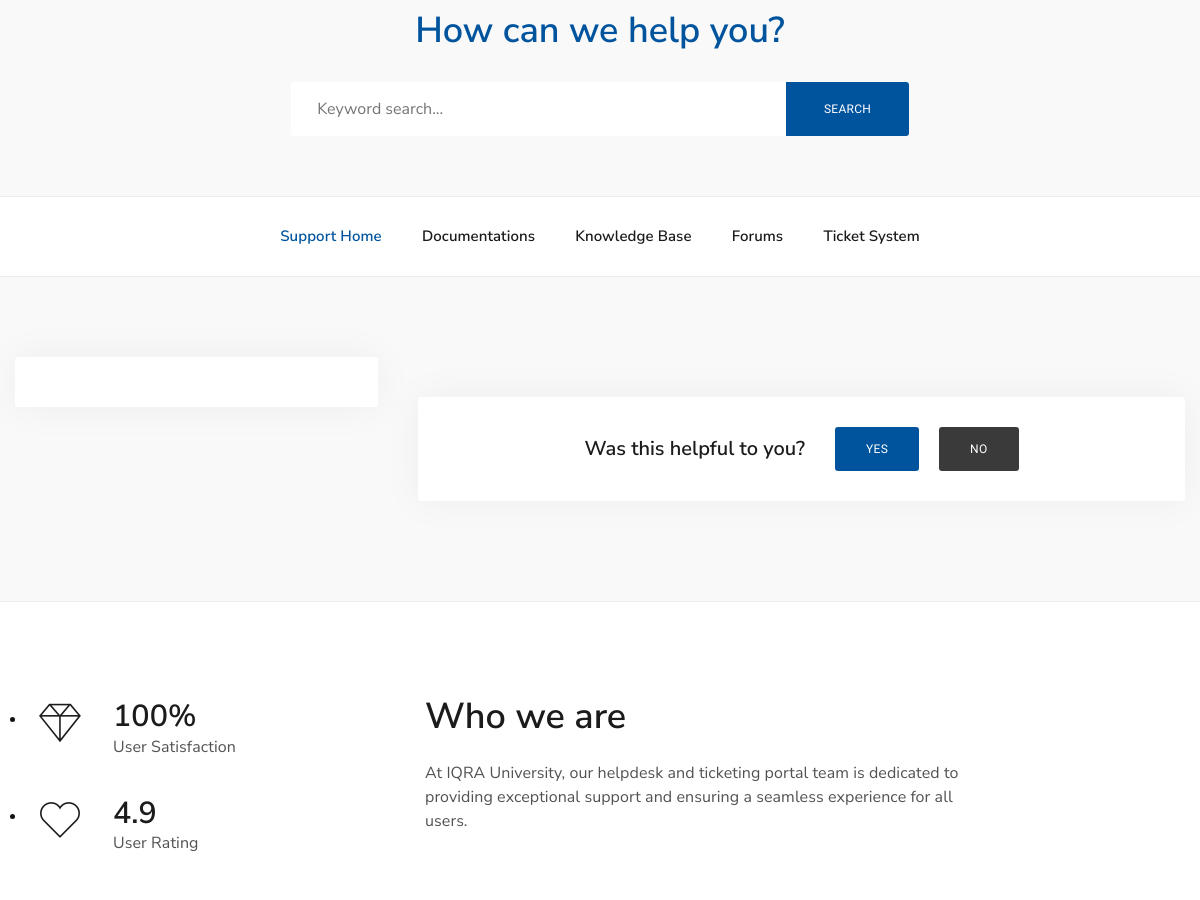
The page /documentations-details.php (middle part) on the database as committed earlier.
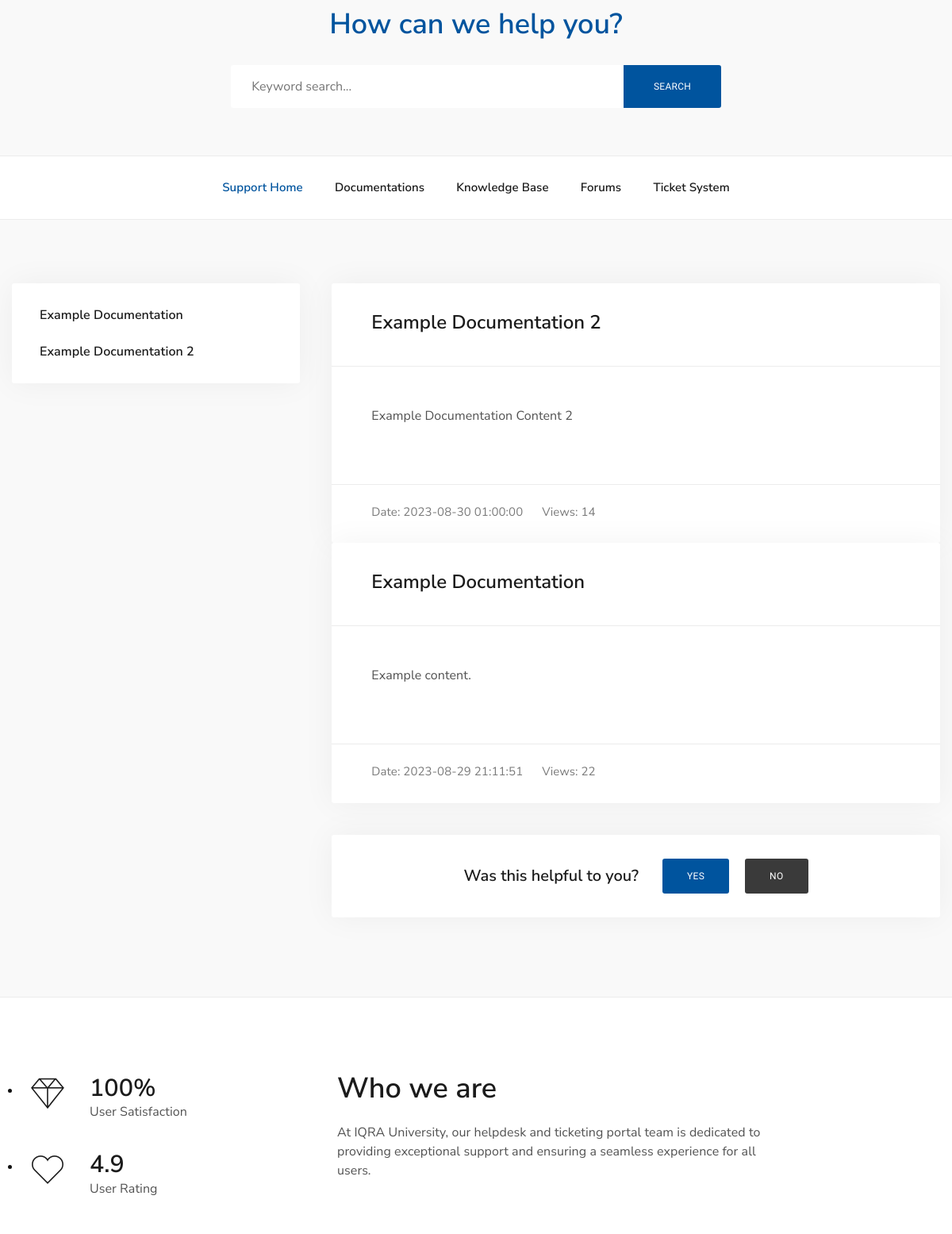
The same page on the database as committed later.
### tables this page shows
CREATE TABLE `documentations` (
  `id` int(10) UNSIGNED NOT NULL,
  `title` varchar(256) NOT NULL,
  `content` text NOT NULL,
  `date_published` datetime NOT NULL,
  `views` int(11) NOT NULL
);

### documentations-details.php (the view, shortened to what the changed rows need)
<!DOCTYPE html>
<html lang="en">
<head>
    <link rel="stylesheet" href="assets/vendor/bootstrap/dist/css/bootstrap.min.css">
    <link rel="stylesheet" href="assets/vendor/fancybox/dist/jquery.fancybox.min.css">
    <link rel="stylesheet" href="assets/vendor/pixeden-stroke-7-icon/pe-icon-7-stroke/dist/pe-icon-7-stroke.min.css">
    <link rel="stylesheet" type="text/css" href="assets/vendor/swiper/dist/css/swiper.min.css">
    <link rel="stylesheet" type="text/css" href="assets/vendor/bootstrap-select/dist/css/bootstrap-select.min.css">
    <link rel="stylesheet" type="text/css" href="assets/vendor/dropzone/dist/min/dropzone.min.css">
    <link rel="stylesheet" type="text/css" href="assets/vendor/quill/dist/quill.snow.css">
    <link rel="stylesheet" href="assets/css/amdesk.css">
    <link rel="stylesheet" href="assets/css/custom.css">
</head>
<body>
<?php
include ('php_scripts\header.php');
?>
    <div class="dx-main">
<div class="dx-box bg-grey-6">
    <div class="container" style="padding: 60px;">
    <div class="row justify-content-center">
            <div class="col-xl-7">
                <h1 class="h2 mb-30 text-main-1 text-center">How can we help you?</h1>
            </div>
        </div>
    </div>
</div>
<div class="dx-box-5 pb-100 bg-grey-6">
        <div class="container">
            <div class="row vertical-gap md-gap">
                <div class="col-lg-4">
                    <div class="dx-sticky dx-sidebar" data-sticky-offsetTop="120" data-sticky-offsetBot="40">
                    <div class="dx-box dx-box-decorated">
    <ul class="dx-list dx-list-documentation accordion dx-accordion" id="accordionList">
        <?php
        $sql = "SELECT id, title FROM documentations";
        $result = mysqli_query($conn, $sql);
        while ($row = mysqli_fetch_assoc($result)) {
            $sectionId = $row['id'];
            $sectionTitle = $row['title'];
            echo '<li>';
            echo '<a href="single-documentation.php?section_id=' . $sectionId . '">' . $sectionTitle . '</a>';
            echo '</li>';
        }
        ?>
    </ul>
</div>
                    </div>
                </div>
                <div class="col-lg-8">
                <?php
$sql = "SELECT * FROM documentations ORDER BY date_published DESC";
$result = mysqli_query($conn, $sql);
while ($row = mysqli_fetch_assoc($result)) {
    echo '<div class="dx-box dx-box-decorated">';
    echo '<div class="dx-blog-post">';
    echo '<div class="dx-blog-post-box pt-40 pb-40">';
    echo '<h2 class="h4 mb-0">' . $row['title'] . '</h2>';
    echo '</div>';
    echo '<div class="dx-separator"></div>';
    echo '<div class="dx-blog-post-box">';
    echo '<p>' . nl2br($row['content']) . '</p>';
    echo '</div>';
    echo '<div class="dx-separator"></div>';
    echo '<div class="dx-blog-post-box pt-30 pb-30">';
    echo '<ul class="dx-blog-post-info mnt-15 mnb-2">';
    echo '<li>Date: ' . $row['date_published'] . '</li>';
    echo '<li>Views: ' . $row['views'] . '</li>';
    echo '</ul>';
    echo '</div>';
    echo '</div>';
    echo '</div>';
}
?>
                </div>
            </div>
        </div>
    </div>
<div class="dx-box-1">
            <div class="container">
                <div class="row vertical-gap lg-gap">
                    <div class="col-lg-6">
                        <h2>Who we are</h2>
                    </div>
                </div>
            </div>
        </div>
<?php
include ('php_scripts\footer.php');
 ?>
</body>
</html>

Rows that differ between the two databases and show on the page:
added documentations: title "Example Documentation", content "Example content.", date_published "2023-08-29 21:11:51", views "22"
added documentations: title "Example Documentation 2", content "Example Documentation Content 2", date_published "2023-08-30 01:00:00", views "14"
